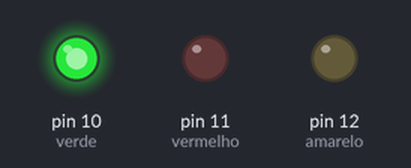
The sketch below on a simulated Arduino Uno, built with avr-gcc and run on an emulated ATmega328P. On the bench: output pins drawn as LEDs (lit = HIGH).

Above: at 2.0 s.
At 10.8 s:
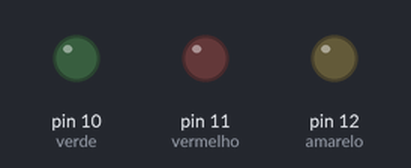
At 18.5 s:
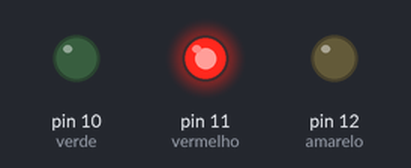
At 25.9 s:
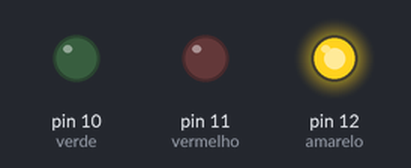
Timing chart, 0 to 27.4 s (numbered marks = the images above):
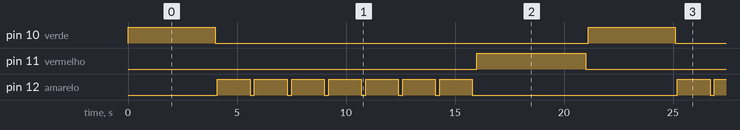

Measured:
- by itself, pin 10 (verde): alternates HIGH for 4.0 s and LOW for 17.1 s
- by itself, pin 11 (vermelho): alternates HIGH for 5.0 s and LOW for 16.1 s
- by itself, pin 12 (amarelo): repeats every 21.1 s: 6 × (LOW 0.20 s, HIGH 1.5 s), LOW 9.4 s, HIGH 1.5 s

The sketch:

FAROL_DE_TRANSITO.ino
```cpp
/* Projeto farol de transito
Nome: Augusto Fabiano Abranches
poderemos utilizar define para economizar espaço na memoria do arduino
#define verde 10
#define verde 11
#define verde 12
*/

int verde = 10;
int vermelho = 11;
int amarelo = 12;
int cont = 1;

void setup()
{
  pinMode (verde, OUTPUT);
  pinMode (amarelo, OUTPUT);
  pinMode (vermelho, OUTPUT);
}

void loop()
{
  farol();
}

void farol()
{
  digitalWrite(verde, HIGH);
  delay (4000);
  digitalWrite (verde, LOW);
  delay (100);
  for (cont=1; cont<= 7; cont++)
  {
    digitalWrite(amarelo, HIGH);
    delay (1500);
    digitalWrite (amarelo, LOW);
    delay(200);
  }

  digitalWrite(vermelho, HIGH);
  delay (5000);
  digitalWrite (vermelho, LOW);
  delay(100);
  cont=1;
}
```
